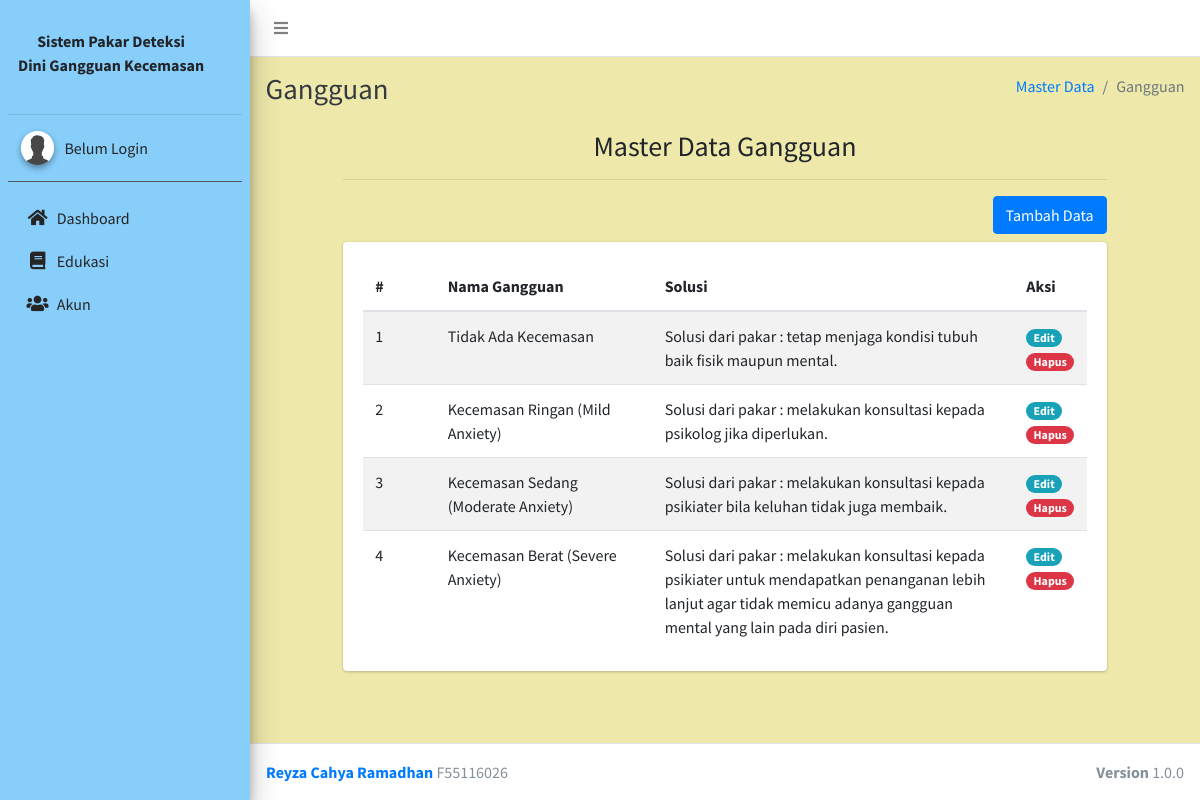
/index.php/admin/penyakit, run on the app's committed database.
### tables this page shows
CREATE TABLE `penyakit` (
  `id` int(11) NOT NULL,
  `nama` varchar(255) NOT NULL,
  `keterangan` text NOT NULL,
  `solusi` text NOT NULL,
  `created_at` date NOT NULL,
  `updated_at` date NOT NULL
);

### application/controllers/Admin.php (called while the page is built, shortened)
<?php
class Admin extends CI_Controller
{
	public function __construct()
	{
		$this->load->model('CRUDModel', 'crud');
		$this->load->model('AdminModel', 'admin');
	}
	public function penyakit($aksi = NULL, $id = NULL)
	{
		$data['users'] = $this->db->get_where('users', ['username' => $this->session->userdata('sess_username')])->row_array();
		if ($aksi == 'add') {
			$data = $this->input->post();
			$data['id'] = NULL;
			if ($this->crud->insert($data, 'penyakit')) {
				$this->session->set_flashdata('pesan', '<div class="alert alert-success" role="alert">Berhasil menambahkan data penyakit.</div>');
			} else {
				$this->session->set_flashdata('pesan', '<div class="alert alert-danger" role="alert">Gagal menambahkan data penyakit.</div>');
			}
			redirect('Admin/penyakit');
		} else {
			$data['penyakit'] = $this->crud->get('penyakit');
			$this->load->view('templates/header');
			$this->load->view('templates/navbar');
			$this->load->view('templates/sidebar', $data);
			$this->load->view('admin/penyakit/index', $data);
			$this->load->view('templates/footer');
		}
	}
}

### index.php (called while the page is built, shortened)
<?php
require_once BASEPATH.'core/CodeIgniter.php';

### application/models/CRUDModel.php (called while the page is built, shortened)
<?php
class CRUDModel extends CI_Model
{
	public function get($table, $id = NULL)
	{
		if ($id) {
			return $this->db->get_where($table, ['id' => $id])->row_array();
		} else {
			return $this->db->get($table)->result_array();
		}
	}
}

### application/views/admin/penyakit/index.php (the view, shortened to what this page needs)
<div class="content-wrapper">
  <div class="content-header">
    <div class="container-fluid">
      <div class="row mb-2">
        <div class="col-sm-6">
          <h1 class="m-0 text-dark">Gangguan</h1>
        </div>
        <div class="col-sm-6">
          <ol class="breadcrumb float-sm-right">
            <li class="breadcrumb-item"><a href="#">Master Data</a></li>
            <li class="breadcrumb-item active">Gangguan</li>
          </ol>
        </div>
      </div>
    </div>
  </div>
  <section class="content">
    <div class="container-fluid">
      <div class="row">
        <div class="col-10 mx-auto">
          <h3 class="text-center">Master Data Gangguan</h3>
          <hr class="text-center">
          <div class="row">
            <div class="col-12 mb-2">
              <button type="button" class="btn btn-primary float-right" data-toggle="modal" data-target="#addModal">
                Tambah Data
              </button>
            </div>
            <div class="col-12 mx-auto">
              <div class="card">
                <div class="card-body">
                  <table style="width: 100%" class="table table-striped tabled-bordered">
                    <thead>
                      <th style="width: 10%">#</th>
                      <th style="width: 30%">Nama Gangguan</th>
                      <th style="width: 50%">Solusi</th>
                      <th style="width: 10%">Aksi</th>
                    </thead>
                    <tbody>
                      <?php $nomor = 1; ?>
                      <?php foreach ($penyakit as $p) : ?>
                        <tr>
                          <td><?= $nomor++ ?></td>
                          <td><?= $p['nama'] ?></td>
                          <td><?= $p['solusi'] ?></td>
                          <td>
                            <a href="#!" id-penyakit="<?= $p['id'] ?>" onclick="show_data(this)" role="button" class="badge badge-sm badge-info badge-pill" data-toggle="modal" data-target="#editModal">Edit</a>
                            <a href="<?= base_url('Admin/penyakit/delete/') . $p['id'] ?>" class="badge badge-sm badge-danger badge-pill" onclick="return confirm('apakah anda yakin?');">Hapus</a>
                          </td>
                        </tr>
                      <?php endforeach; ?>
                    </tbody>
                  </table>
                </div>
              </div>
            </div>
          </div>
        </div>
      </div>
    </div>
  </section>
</div>

### data on the page
penyakit: nama "Tidak Ada Kecemasan", solusi "Solusi dari pakar : tetap menjaga kondisi tubuh baik fisik maupun mental."
penyakit: nama "Kecemasan Ringan (Mild Anxiety)", solusi "Solusi dari pakar : melakukan konsultasi kepada psikolog jika diperlukan."
penyakit: nama "Kecemasan Sedang (Moderate Anxiety)", solusi "Solusi dari pakar : melakukan konsultasi kepada psikiater bila keluhan tidak juga membaik."
penyakit: nama "Kecemasan Berat (Severe Anxiety)", solusi "Solusi dari pakar : melakukan konsultasi kepada psikiater untuk mendapatkan penanganan lebih lanjut agar tidak memicu adanya gangguan mental yang lain pada diri pasien."
